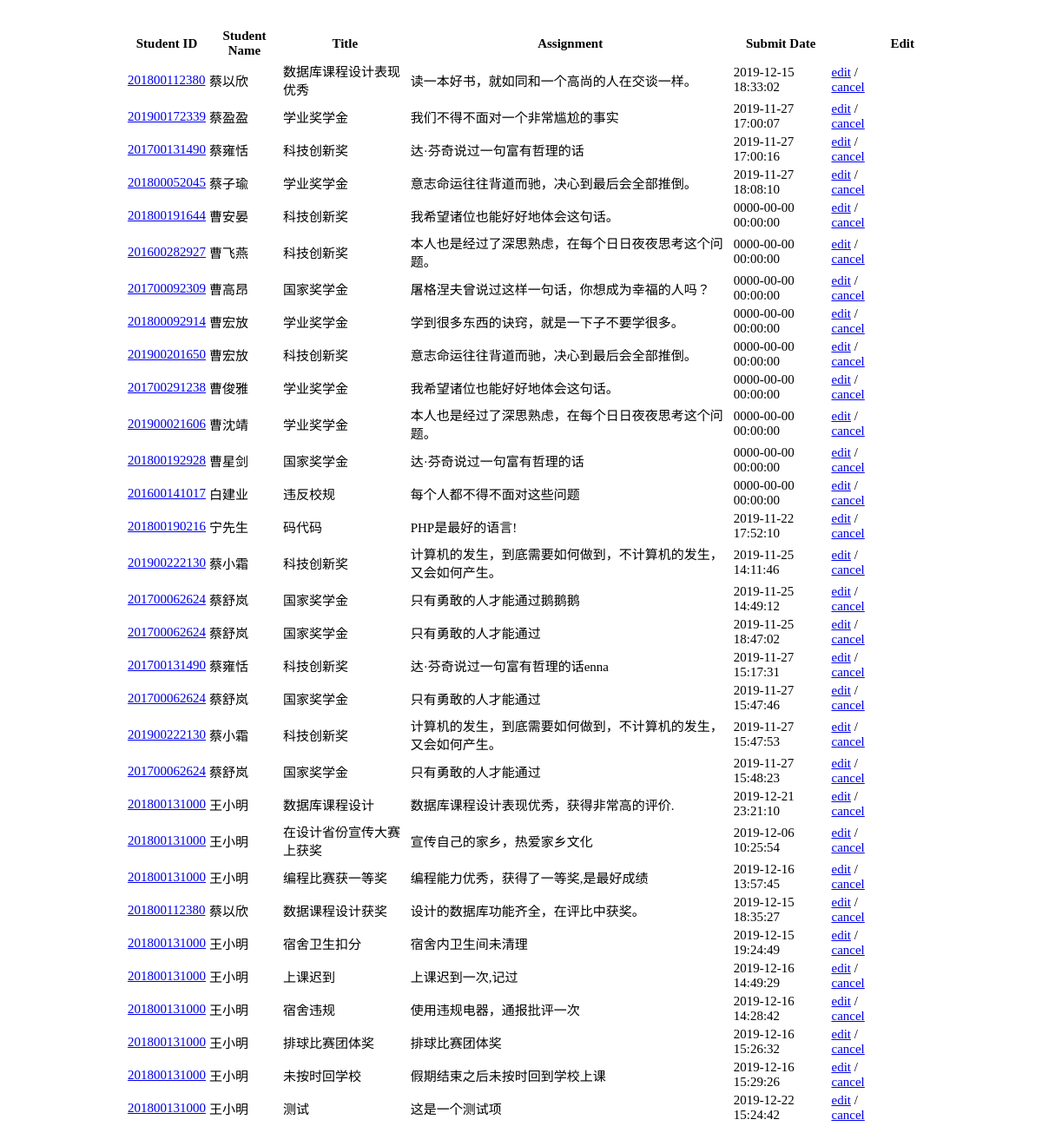
The app's page /admin/fun/getLog.php with its own data.
### tables this page shows
CREATE TABLE `student_log` (
  `sid` varchar(12) DEFAULT NULL,
  `type` char(1) DEFAULT NULL,
  `reason` varchar(30) DEFAULT NULL,
  `detail` varchar(100) DEFAULT NULL,
  `logdate` date DEFAULT NULL,
  `addtime` datetime DEFAULT NULL
);

### admin/fun/getLog.php (the view, shortened to what this page needs)
<!DOCTYPE html>
<html lang="en">
<head>
    <link rel="stylesheet" type="text/css" href="../css/fun.css">
</head>
<body>
<table>
    <tr>
        <th>Student ID</th>
        <th>Student Name</th>
        <th>Title</th>
        <th>Assignment</th>
        <th>Submit Date</th>
        <th></th>
        <th>Edit</th>
    </tr>
    <?php
    require_once("../../config/database.php");
    $com='select * from student_log left join (select sid sid2,name from student) as sname on student_log.sid=sname.sid2 where 1=1 ' ;
    $result=mysqli_query($db,$com);
    if($result){
        while($row=mysqli_fetch_object($result)){
            ?>
            <tr>
                <td><?php echo '<a href="./modiLog.php?sid='.$row->sid.'">'.$row->sid.'</a>';?></td>
                <td><?php echo $row->name ?></td>
                <td><?php echo $row->reason ?></td>
                <td><?php echo $row->detail ?></td>
                <td><?php echo $row->addtime ?></td>
                <td><a href="modiLog.php?sid=<?php echo $row->sid."&addtime=".$row->addtime; ?>">edit</a> / <a href="delLog.php?sid=<?php echo $row->sid."&addtime=".$row->addtime; ?>">cancel</a></td>
            </tr>
            <?php
        }
    }
    ?>
</table>
</body>
</html>

### admin/css/fun.css (style rules this page uses)
body { margin: 30px; }
table { width:80%; margin: 0 auto; font-size: 15px; }

### records on screen
student_log: sid "201800112380", name "蔡以欣", reason "数据库课程设计表现优秀", detail "读一本好书，就如同和一个高尚的人在交谈一样。", addtime "2019-12-15 18:33:02"
student_log: sid "201900172339", name "蔡盈盈", reason "学业奖学金", detail "我们不得不面对一个非常尴尬的事实", addtime "2019-11-27 17:00:07"
student_log: sid "201700131490", name "蔡雍恬", reason "科技创新奖", detail "达·芬奇说过一句富有哲理的话", addtime "2019-11-27 17:00:16"
student_log: sid "201800052045", name "蔡子瑜", reason "学业奖学金", detail "意志命运往往背道而驰，决心到最后会全部推倒。", addtime "2019-11-27 18:08:10"
student_log: sid "201800191644", name "曹安晏", reason "科技创新奖", detail "我希望诸位也能好好地体会这句话。", addtime "0000-00-00 00:00:00"
student_log: sid "201600282927", name "曹飞燕", reason "科技创新奖", detail "本人也是经过了深思熟虑，在每个日日夜夜思考这个问题。", addtime "0000-00-00 00:00:00"
student_log: sid "201700092309", name "曹高昂", reason "国家奖学金", detail "屠格涅夫曾说过这样一句话，你想成为幸福的人吗？", addtime "0000-00-00 00:00:00"
student_log: sid "201800092914", name "曹宏放", reason "学业奖学金", detail "学到很多东西的诀窍，就是一下子不要学很多。", addtime "0000-00-00 00:00:00"
student_log: sid "201900201650", name "曹宏放", reason "科技创新奖", detail "意志命运往往背道而驰，决心到最后会全部推倒。", addtime "0000-00-00 00:00:00"
student_log: sid "201700291238", name "曹俊雅", reason "学业奖学金", detail "我希望诸位也能好好地体会这句话。", addtime "0000-00-00 00:00:00"
student_log: sid "201900021606", name "曹沈靖", reason "学业奖学金", detail "本人也是经过了深思熟虑，在每个日日夜夜思考这个问题。", addtime "0000-00-00 00:00:00"
student_log: sid "201800192928", name "曹星剑", reason "国家奖学金", detail "达·芬奇说过一句富有哲理的话", addtime "0000-00-00 00:00:00"
student_log: sid "201600141017", name "白建业", reason "违反校规", detail "每个人都不得不面对这些问题", addtime "0000-00-00 00:00:00"
student_log: sid "201800190216", name "宁先生", reason "码代码", detail "PHP是最好的语言!", addtime "2019-11-22 17:52:10"
student_log: sid "201900222130", name "蔡小霜", reason "科技创新奖", detail "计算机的发生，到底需要如何做到，不计算机的发生，又会如何产生。", addtime "2019-11-25 14:11:46"
student_log: sid "201700062624", name "蔡舒岚", reason "国家奖学金", detail "只有勇敢的人才能通过鹅鹅鹅", addtime "2019-11-25 14:49:12"
student_log: sid "201700062624", name "蔡舒岚", reason "国家奖学金", detail "只有勇敢的人才能通过", addtime "2019-11-25 18:47:02"
student_log: sid "201700131490", name "蔡雍恬", reason "科技创新奖", detail "达·芬奇说过一句富有哲理的话enna", addtime "2019-11-27 15:17:31"
student_log: sid "201700062624", name "蔡舒岚", reason "国家奖学金", detail "只有勇敢的人才能通过", addtime "2019-11-27 15:47:46"
student_log: sid "201900222130", name "蔡小霜", reason "科技创新奖", detail "计算机的发生，到底需要如何做到，不计算机的发生，又会如何产生。", addtime "2019-11-27 15:47:53"
student_log: sid "201700062624", name "蔡舒岚", reason "国家奖学金", detail "只有勇敢的人才能通过", addtime "2019-11-27 15:48:23"
student_log: sid "201800131000", name "王小明", reason "数据库课程设计", detail "数据库课程设计表现优秀，获得非常高的评价.", addtime "2019-12-21 23:21:10"
student_log: sid "201800131000", name "王小明", reason "在设计省份宣传大赛上获奖", detail "宣传自己的家乡，热爱家乡文化", addtime "2019-12-06 10:25:54"
student_log: sid "201800131000", name "王小明", reason "编程比赛获一等奖", detail "编程能力优秀，获得了一等奖,是最好成绩", addtime "2019-12-16 13:57:45"
student_log: sid "201800112380", name "蔡以欣", reason "数据课程设计获奖", detail "设计的数据库功能齐全，在评比中获奖。", addtime "2019-12-15 18:35:27"
student_log: sid "201800131000", name "王小明", reason "宿舍卫生扣分", detail "宿舍内卫生间未清理", addtime "2019-12-15 19:24:49"
student_log: sid "201800131000", name "王小明", reason "上课迟到", detail "上课迟到一次,记过", addtime "2019-12-16 14:49:29"
student_log: sid "201800131000", name "王小明", reason "宿舍违规", detail "使用违规电器，通报批评一次", addtime "2019-12-16 14:28:42"
student_log: sid "201800131000", name "王小明", reason "排球比赛团体奖", detail "排球比赛团体奖", addtime "2019-12-16 15:26:32"
student_log: sid "201800131000", name "王小明", reason "未按时回学校", detail "假期结束之后未按时回到学校上课", addtime "2019-12-16 15:29:26"
student_log: sid "201800131000", name "王小明", reason "测试", detail "这是一个测试项", addtime "2019-12-22 15:24:42"
